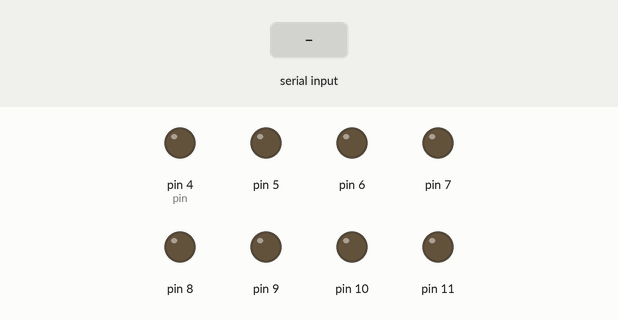
Simulated run of this sketch. Board: Arduino Uno, built with avr-gcc and run on an emulated ATmega328P. On the bench: output pins drawn as LEDs (lit = HIGH). The test bench sets the inputs (shaded band).

Above: at 1.2 s.
1.3 s: "0" received over Serial
At 2.6 s:
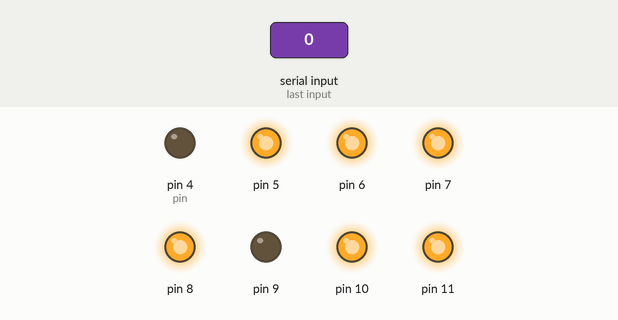
3.5 s: "1" received over Serial
At 5.2 s:
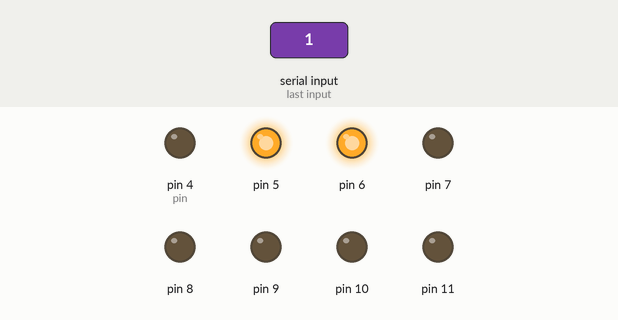
5.5 s: "2" received over Serial
At 6.8 s:
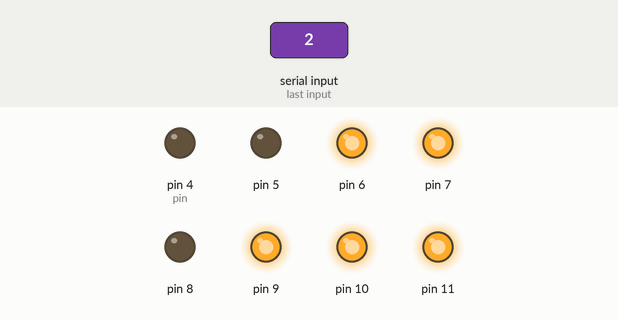
7.5 s: "3" received over Serial
At 8.4 s:
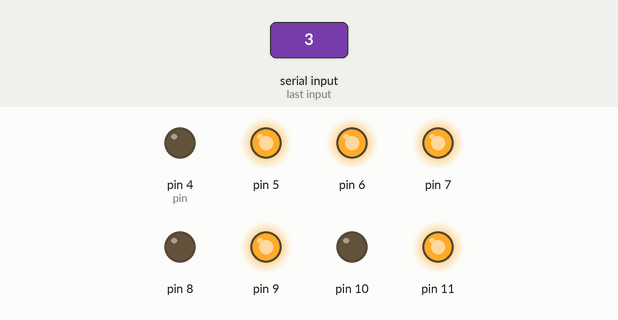
9.5 s: "4" received over Serial
At 11.1 s:
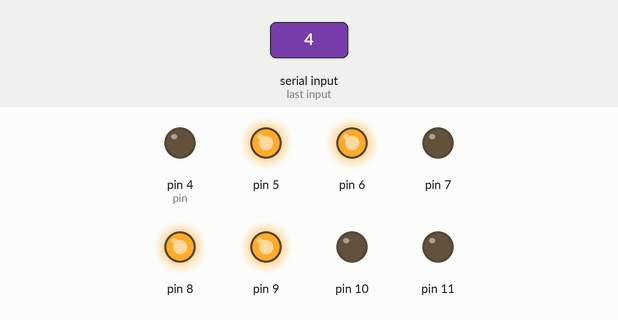
11.5 s: "5" received over Serial
At 12.6 s:
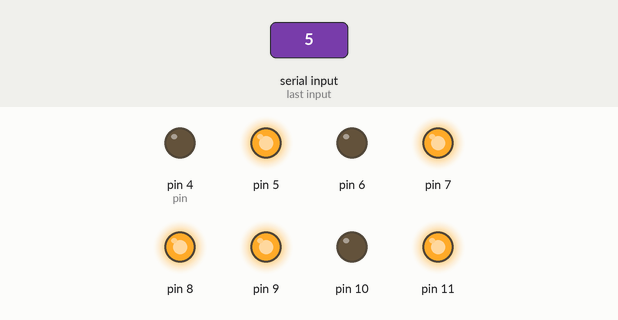
Timing chart, 0 to 14.5 s (numbered marks = the images above; inputs shaded):
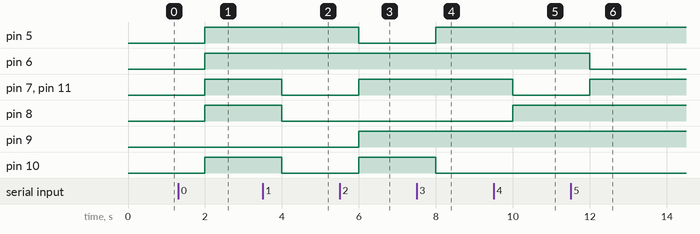

Measured:
- after the input at 1.3 s, pin 5–8, pin 10, pin 11: LOW → HIGH after 0.70 s
- after the input at 3.5 s, pin 7, pin 8, pin 10, pin 11: HIGH → LOW after 0.50 s
- after the input at 5.5 s, pin 5: HIGH → LOW after 0.50 s; pin 7, pin 9–11: LOW → HIGH after 0.50 s
- after the input at 7.5 s, pin 5: LOW → HIGH after 0.50 s; pin 10: HIGH → LOW after 0.50 s
- after the input at 9.5 s, pin 7, pin 11: HIGH → LOW after 0.50 s; pin 8: LOW → HIGH after 0.50 s
- after the input at 11.5 s, pin 6: HIGH → LOW after 0.50 s; pin 7, pin 11: LOW → HIGH after 0.50 s

The sketch:

zy.ino
```cpp
byte DIGITAL_DISPLAY[10][8] = { //设置0-9数字所对应数组

{0,1,1,1,1,0,1,1}, // = 0

{0,1,1,0,0,0,0,0}, // = 1

{0,0,1,1,0,1,1,1}, // = 2

{0,1,1,1,0,1,0,1}, // = 3

{0,1,1,0,1,1,0,0}, // = 4

{0,1,0,1,1,1,0,1}, // = 5

{0,1,0,1,1,1,1,1}, // = 6

{0,1,1,1,0,0,0,0}, // = 7

{0,1,1,1,1,1,1,1}, // = 8

{0,1,1,1,1,1,0,1} // = 9

};

void setup()
{ //设定4-11号数字端口为输出
Serial.begin(9600);
for(int i=4;i<=11;i++){

pinMode(i, OUTPUT);
}

}
int income;
void loop()
{
//0-9数字显示
if(Serial.available()>0){
income = Serial.read();
}
int pin = 4;
switch(income)
{
  case '0':
  for (int s = 0; s < 8; s++)
  {
    digitalWrite(pin, DIGITAL_DISPLAY[0][s]);
    pin++;
  }
  break;
  case '1':
  for (int s = 0; s < 8; s++)
  {
    digitalWrite(pin, DIGITAL_DISPLAY[1][s]);
    pin++;
  }
  break;
  case '2':
  for (int s = 0; s < 8; s++)
  {
    digitalWrite(pin, DIGITAL_DISPLAY[2][s]);
    pin++;
  }
  break;
  case '3':
  for (int s = 0; s < 8; s++)
  {
    digitalWrite(pin, DIGITAL_DISPLAY[3][s]);
    pin++;
  }
  break;
  case '4':
  for (int s = 0; s < 8; s++)
  {
    digitalWrite(pin, DIGITAL_DISPLAY[4][s]);
    pin++;
  }
  break;
  case '5':
  for (int s = 0; s < 8; s++)
  {
    digitalWrite(pin, DIGITAL_DISPLAY[5][s]);
    pin++;
  }
  break;
  case '6':
  for (int s = 0; s < 8; s++)
  {
    digitalWrite(pin, DIGITAL_DISPLAY[6][s]);
    pin++;
  }
  case '7':
  for (int s = 0; s < 8; s++)
  {
    digitalWrite(pin, DIGITAL_DISPLAY[7][s]);
    pin++;
  }
  case '8':
  for (int s = 0; s < 8; s++)
  {
    digitalWrite(pin, DIGITAL_DISPLAY[8][s]);
    pin++;
  }
  case '9':
  for (int s = 0; s < 8; s++)
  {
    digitalWrite(pin, DIGITAL_DISPLAY[9][s]);
    pin++;
  }
}
delay(1000);
}
```
